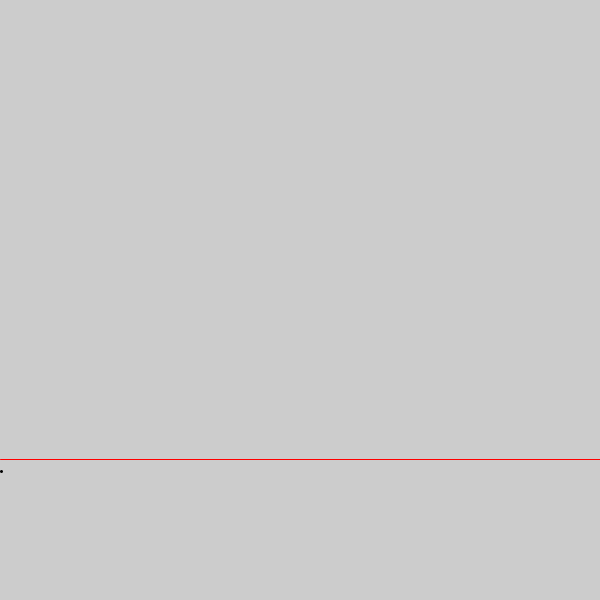
Frame 1 (no input)
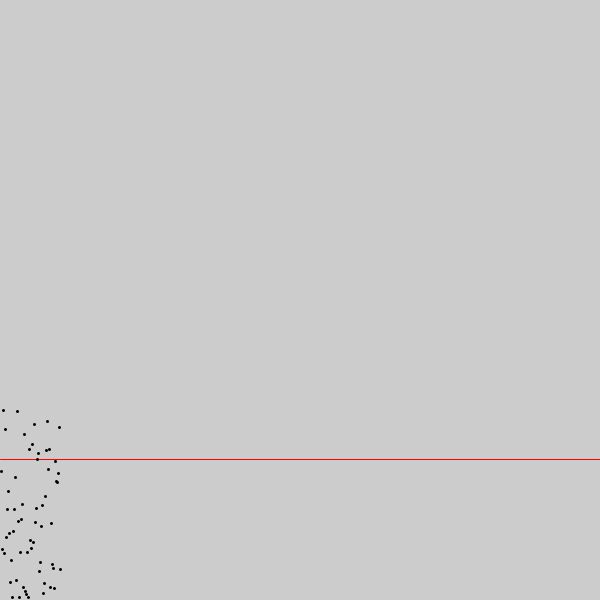
Frame 60 (the mouse pressed at the canvas centre just before this capture)
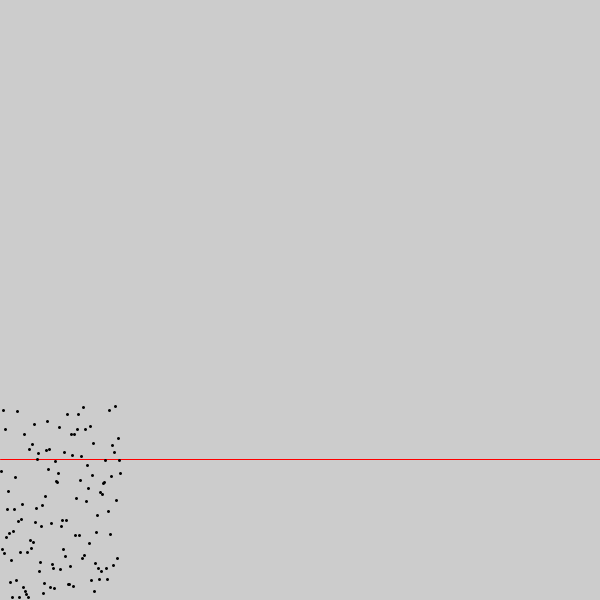
Frame 120 (the mouse held since frame 60 and released just before this capture)

The Processing sketch that drew these frames (run headless with seeded random() and noise(); from frame 60 on, the mouse is pressed at the canvas centre):

// Processing sketch: estimatePiStarterFiddle
// ── estimatePiStarterFiddle.pde
void setup () {

 size(600,600);
 // draw a red line showing the actual value of PI
 stroke(255,0,0);
 line (0, scaleAndTranslate(PI), width, scaleAndTranslate(PI));
 stroke(0); //use black for future drawing
}

int scaleAndTranslate(float est) {
 int precision = 1000; // bigger means better PI precision
 float guess = 3; // close but on the low side
 return height-int(precision *(est -guess));
}

void draw() {
 strokeWeight(3);
 // point(frameCount, scaleAndTranslate(3+sin(radians(frameCount))));
 point( frameCount, scaleAndTranslate(random(3, 3.2)));
}
